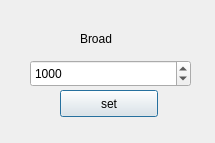
<?xml version="1.0" encoding="UTF-8"?>
<ui version="4.0">
 <class>RndSettingsWindow</class>
 <widget class="QDialog" name="RndSettingsWindow">
  <property name="windowModality">
   <enum>Qt::NonModal</enum>
  </property>
  <property name="geometry">
   <rect>
    <x>0</x>
    <y>0</y>
    <width>215</width>
    <height>143</height>
   </rect>
  </property>
  <property name="windowTitle">
   <string>Random Dev Settings</string>
  </property>
  <widget class="QPushButton" name="pushButton">
   <property name="geometry">
    <rect>
     <x>60</x>
     <y>90</y>
     <width>98</width>
     <height>27</height>
    </rect>
   </property>
   <property name="text">
    <string>set</string>
   </property>
  </widget>
  <widget class="QSpinBox" name="spinBox">
   <property name="geometry">
    <rect>
     <x>30</x>
     <y>60</y>
     <width>161</width>
     <height>27</height>
    </rect>
   </property>
   <property name="maximum">
    <number>10000000</number>
   </property>
   <property name="value">
    <number>1000</number>
   </property>
  </widget>
  <widget class="QLabel" name="label">
   <property name="geometry">
    <rect>
     <x>80</x>
     <y>30</y>
     <width>66</width>
     <height>17</height>
    </rect>
   </property>
   <property name="text">
    <string>Broad</string>
   </property>
  </widget>
 </widget>
 <resources/>
 <connections/>
</ui>
